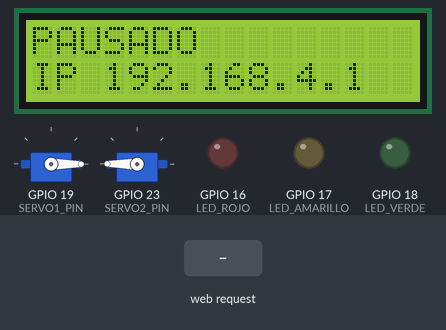
Recording of a sketch running on a simulated ESP32. Parts: 16×2 character LCD, 2 × servo, output pins drawn as LEDs (lit = HIGH). The test bench sets the inputs (shaded band). The local clock reads 2024-03-15 10:24:30 at power-on unless the sketch sets it; what the sketch prints to the serial monitor is not drawn.

Above: at 1.5 s.
1.6 s: HTTP request GET /api/start received
At 1.72 s:
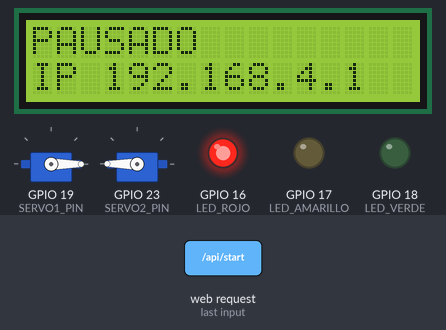
At 2.8 s:
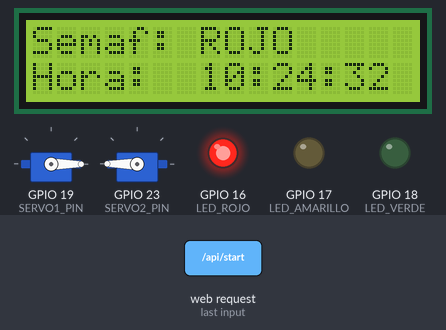
4.6 s: HTTP request GET /api/stop received
At 4.72 s:
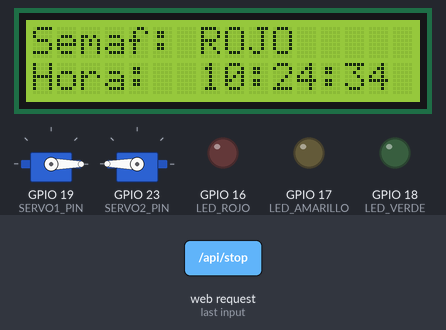
Timing chart, 0 to 7.6 s (numbered marks = the images above; inputs shaded):
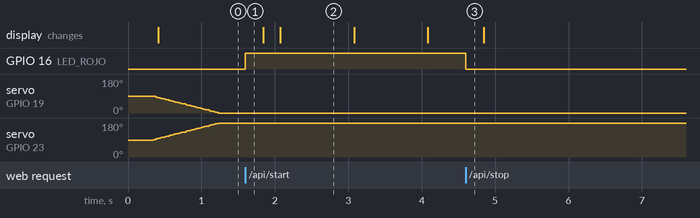

Measured:
- after the input at 1.6 s, GPIO 16 (LED_ROJO): LOW → HIGH at once
- after the input at 4.6 s, GPIO 16 (LED_ROJO): HIGH → LOW after 0.00 s instead of 5.0 s; GPIO 18 (LED_VERDE): stays LOW (without the input it goes to HIGH after 5.0 s); servo on GPIO 19 (SERVO1_PIN): stays 0° (without the input it goes to 2° after 5.0 s); servo on GPIO 23 (SERVO2_PIN): stays 180° (without the input it goes to 178° after 5.0 s)
- what the display in image 2 shows lasts 1.0 s, from 2.1 s to 3.1 s

The sketch:

CYBER_START_HTTP.ino
```cpp
// ESP32 — Semáforo + 2 Servos + LCD + RTC + API HTTP start/stop
#include <Arduino.h>
#include <WiFi.h>
#include <WebServer.h>
#include <Wire.h>
#include <LiquidCrystal_I2C.h>
#include <RTClib.h>
#include <ESP32Servo.h>

// ====== Selecciona RTC ======
#define USE_DS3231 1  // 1=DS3231, 0=DS1307

// ====== Semáforo (ajusta tiempos) ======
const int LED_ROJO=16, LED_AMARILLO=17, LED_VERDE=18;
uint32_t T_ROJO=8000, T_VERDE=9000, T_AMARILLO=2000;
enum TL{ROJO,VERDE,AMARILLO}; TL st=ROJO; uint32_t t0=0;

// ====== LCD ======
LiquidCrystal_I2C lcd(0x27,16,2);
String prev0="", prev1="";
static inline void lcdLine(uint8_t r, String s){
  if(s.length()>16)s=s.substring(0,16);
  while(s.length()<16)s+=' ';
  String& p=(r==0?prev0:prev1);
  if(s==p) return;
  lcd.setCursor(0,r); lcd.print(s); p=s;
}

// ====== RTC ======
#if USE_DS3231
  RTC_DS3231 rtc;
#else
  RTC_DS1307 rtc;
#endif
bool rtc_ok=false;

// ====== Servos (19 derecha, 23 izquierda) ======
const int SERVO1_PIN=19, SERVO2_PIN=23;
const bool SERVO1_REVERSED = false; // GPIO19 normal (derecha)
const bool SERVO2_REVERSED = true;  // GPIO23 invertido (izquierda)
const int  SERVO1_TRIM = 0;
const int  SERVO2_TRIM = 0;
const int SERVO_NEUTRO=90;
const int SERVO_OPEN = 90;
const int SERVO_CLOSE= 0;

Servo s1, s2;
int pos1=SERVO_NEUTRO, pos2=SERVO_NEUTRO;  // posición actual
int tgt1=SERVO_CLOSE,  tgt2=SERVO_CLOSE;   // objetivo
uint32_t lastServoTick=0;
const uint16_t SERVO_PERIOD_MS=20;
const uint8_t  SERVO_STEP_DEG=2;

// ====== Control de ciclo ======
volatile bool running=false;     // << arranca detenido
volatile bool force_reset=true;  // para reiniciar al iniciar

// ====== WiFi SoftAP + HTTP ======
const char* AP_SSID = "ESP32Bridge";
const char* AP_PASS = "12345678";
WebServer server(80);            // El proxy usará 8080; el ESP32 queda en 80

// ====== Utiles ======
static inline String two(int v){ char b[3]; snprintf(b,sizeof(b),"%02d",v); return String(b); }
String hhmmss(){
  if(!rtc_ok) return "--:--:--";
  DateTime n=rtc.now();
  char b[9]; snprintf(b,9,"%02d:%02d:%02d",n.hour(),n.minute(),n.second());
  return b;
}
static inline String stText(){ return st==ROJO?"ROJO":(st==VERDE?"VERDE":"AMARILLO"); }
static inline uint32_t dur(){ return st==ROJO?T_ROJO:(st==VERDE?T_VERDE:T_AMARILLO); }

// ====== Servo helpers ======
static inline int clamp180(int a){ if(a<0) return 0; if(a>180) return 180; return a; }
static inline int physAngle(int logical, bool reversed, int trim){
  int a = reversed ? (180 - logical) : logical;
  return clamp180(a + trim);
}

// Mapea estado -> objetivos (abierto en VERDE/AMARILLO; cerrado en ROJO)
void updateServoTargetsByState(){
  if(st==ROJO){       tgt1=SERVO_CLOSE; tgt2=SERVO_CLOSE; }
  else /*VERDE/AMARILLO*/ { tgt1=SERVO_OPEN;  tgt2=SERVO_OPEN;  }
}

// Rampa no bloqueante
void servoTick(){
  if(millis()-lastServoTick < SERVO_PERIOD_MS) return;
  lastServoTick = millis();
  auto stepTo=[&](int& cur, int tgt){
    if(cur < tgt){ cur += SERVO_STEP_DEG; if(cur>tgt) cur=tgt; }
    else if(cur > tgt){ cur -= SERVO_STEP_DEG; if(cur<tgt) cur=tgt; }
    if(cur<0) cur=0; if(cur>180) cur=180;
  };
  stepTo(pos1, tgt1);
  stepTo(pos2, tgt2);
  s1.write( physAngle(pos1, SERVO1_REVERSED, SERVO1_TRIM) );
  s2.write( physAngle(pos2, SERVO2_REVERSED, SERVO2_TRIM) );
}

// ====== Serial: S=YYYY-MM-DDTHH:MM:SS ======
bool parseISO(const String& iso, DateTime& out){
  if(iso.length()<19) return false;
  int Y=iso.substring(0,4).toInt();
  int M=iso.substring(5,7).toInt();
  int D=iso.substring(8,10).toInt();
  int h=iso.substring(11,13).toInt();
  int m=iso.substring(14,16).toInt();
  int s=iso.substring(17,19).toInt();
  if(Y<2000||M<1||M>12||D<1||D>31||h<0||h>23||m<0||m>59||s<0||s>59) return false;
  out = DateTime(Y,M,D,h,m,s); return true;
}
void serialTick(){
  static String buf="";
  while(Serial.available()){
    char c=Serial.read();
    if(c=='\r'||c=='\n'){
      if(buf.startsWith("S=") && rtc_ok){
        DateTime dt;
        if(parseISO(buf.substring(2), dt)){
          rtc.adjust(dt);
          Serial.println(F("[RTC] Ajustado OK"));
        }else{
          Serial.println(F("[RTC] Formato invalido. Ej: S=2025-11-06T21:30:00"));
        }
      }
      buf="";
    }else{
      if(buf.length()<40) buf+=c;
    }
  }
}

// ====== Semáforo ======
void apply(){
  digitalWrite(LED_ROJO,     st==ROJO && running);
  digitalWrite(LED_AMARILLO, st==AMARILLO && running);
  digitalWrite(LED_VERDE,    st==VERDE && running);
  updateServoTargetsByState();
}

// Forzar pausa: TODO apagado y barreras cerradas
void applyPause(){
  digitalWrite(LED_ROJO,LOW);
  digitalWrite(LED_AMARILLO,LOW);
  digitalWrite(LED_VERDE,LOW);
  tgt1 = SERVO_CLOSE; tgt2 = SERVO_CLOSE;
}

// ====== HTTP Handlers ======
void handleRoot(){
  String html =
    "<!doctype html><meta charset='utf-8'><title>ESP32 Semáforo</title>"
    "<style>body{font-family:system-ui;margin:24px}button{padding:10px 16px;margin:6px;font-size:16px}</style>"
    "<h1>Semáforo ESP32</h1>"
    "<p><button onclick='fetch(\"/api/start\").then(()=>location.reload())'>Iniciar</button>"
    "<button onclick='fetch(\"/api/stop\").then(()=>location.reload())'>Detener</button>"
    "<button onclick='location.href=\"/api/status\"'>Estado</button></p>";
  server.send(200,"text/html",html);
}
void handleStart(){
  running = true;           // activa ciclo
  force_reset = true;       // reinicia desde ROJO
  server.send(200,"application/json", "{\"ok\":true,\"running\":true}");
}
void handleStop(){
  running = false;          // pausa ciclo
  applyPause();
  server.send(200,"application/json", "{\"ok\":true,\"running\":false}");
}
void handleStatus(){
  String j = String("{\"running\":") + (running?"true":"false") +
             ",\"state\":\""+ stText() +"\","+
             "\"time\":\""+ hhmmss() +"\"}";
  server.send(200,"application/json", j);
}

void setup(){
  Serial.begin(115200);

  pinMode(LED_ROJO,OUTPUT); pinMode(LED_AMARILLO,OUTPUT); pinMode(LED_VERDE,OUTPUT);

  Wire.begin(21,22);
  lcd.init(); lcd.backlight();
  lcdLine(0,"ESP32 Semaforos");
  lcdLine(1,"RTC iniciando...");

  // RTC
  rtc_ok = rtc.begin();
#if USE_DS3231
  if(rtc_ok && rtc.lostPower()) rtc.adjust(DateTime(F(__DATE__),F(__TIME__)));
#else
  if(rtc_ok && !rtc.isrunning()) rtc.adjust(DateTime(F(__DATE__),F(__TIME__)));
#endif
  lcdLine(1, rtc_ok? "RTC OK":"RTC FAIL");

  // Servos
  delay(200);
  s1.setPeriodHertz(50); s2.setPeriodHertz(50);
  s1.attach(SERVO1_PIN, 500, 2400);
  s2.attach(SERVO2_PIN, 500, 2400);
  pos1 = pos2 = SERVO_NEUTRO;
  s1.write( physAngle(pos1, SERVO1_REVERSED, SERVO1_TRIM) );
  s2.write( physAngle(pos2, SERVO2_REVERSED, SERVO2_TRIM) );

  // Estado inicial: detenido
  running=false; force_reset=true; st=ROJO; applyPause();

  // WiFi AP + HTTP
  WiFi.softAP(AP_SSID, AP_PASS);
  IPAddress ip = WiFi.softAPIP();
  Serial.print("AP iniciado. IP: "); Serial.println(ip);

  server.on("/", HTTP_GET, handleRoot);
  server.on("/api/start", HTTP_ANY, handleStart);
  server.on("/api/stop",  HTTP_ANY, handleStop);
  server.on("/api/status",HTTP_GET, handleStatus);
  server.begin();

  Serial.println(F("Ajustar hora por Serial: S=YYYY-MM-DDTHH:MM:SS"));
}

void loop(){
  server.handleClient();
  serialTick();

  if(running){
    if(force_reset){
      st = ROJO;
      t0 = millis();
      force_reset=false;
    }
    // Avance de semáforo
    if(millis()-t0 >= dur()){
      st = (st==ROJO)?VERDE:(st==VERDE?AMARILLO:ROJO);
      t0 = millis();
    }
    apply();
  }

  // Refrescos LCD
  static uint32_t last=0;
  if(millis()-last>=250){
    last=millis();
    if(running){
      lcdLine(0,"Semaf: "+stText());
      lcdLine(1,"Hora:  "+hhmmss());
    }else{
      lcdLine(0,"PAUSADO");
      lcdLine(1,"IP "+WiFi.softAPIP().toString());
    }
  }

  servoTick();
}
```
